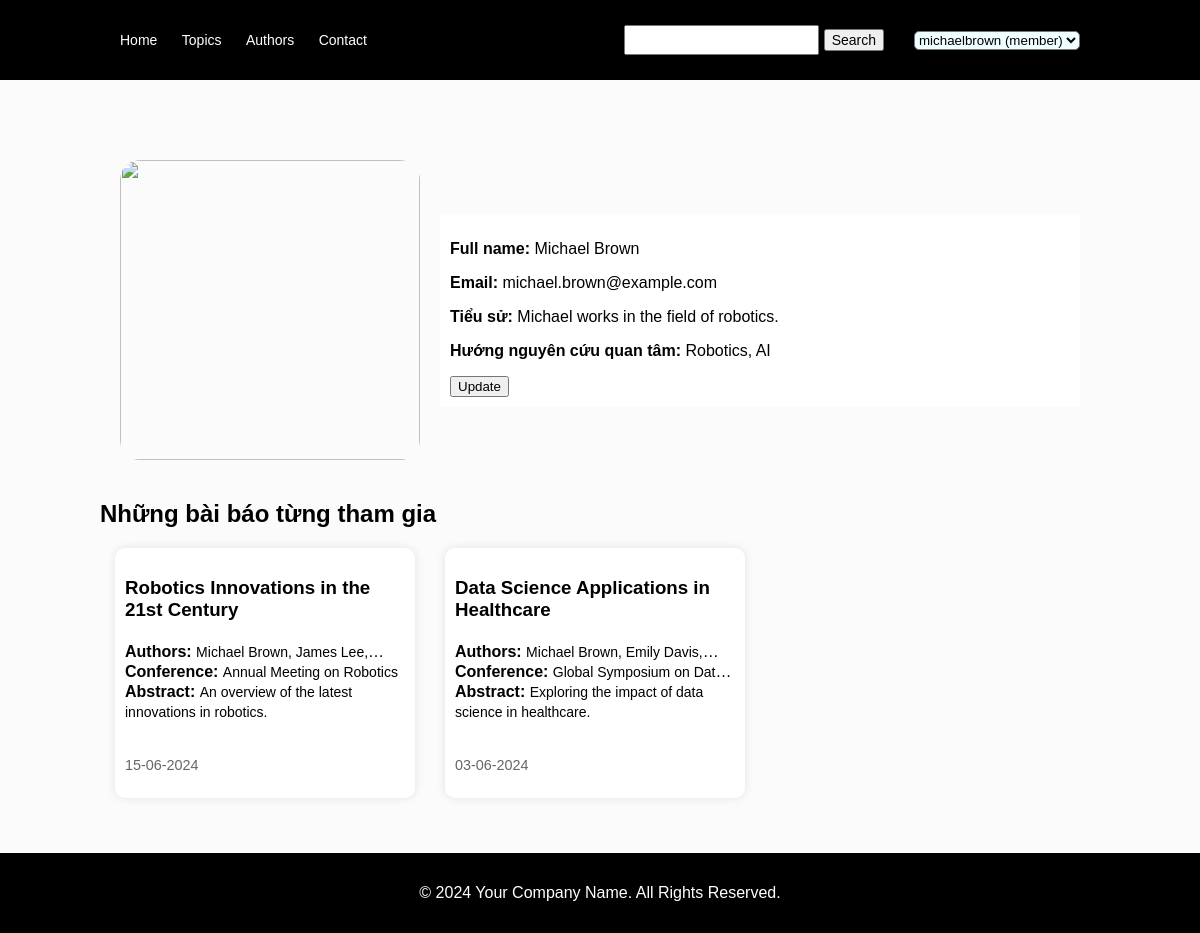
The app's page /index.php?action=profile (signed in) with its own data.
### tables this page shows
CREATE TABLE AUTHORS (
    user_id INT PRIMARY KEY,
    full_name VARCHAR(255) NOT NULL,
    website VARCHAR(255),
    profile_json_text VARCHAR(4000),
    image_path VARCHAR(255),
    FOREIGN KEY (user_id) REFERENCES USERS(user_id)
);

CREATE TABLE PAPERS (
    paper_id INT AUTO_INCREMENT PRIMARY KEY,
    title VARCHAR(255) NOT NULL,
    author_string_list VARCHAR(255) NOT NULL,
    abstract VARCHAR(1000) NOT NULL,
    conference_id INT NOT NULL,
    topic_id INT NOT NULL,
    user_id INT NOT NULL
);

CREATE TABLE CONFERENCES (
    conference_id INT AUTO_INCREMENT PRIMARY KEY,
    name VARCHAR(255) NOT NULL,
    abbreviation VARCHAR(10) NOT NULL,
    rank VARCHAR(1) NOT NULL,
    start_date DATE NOT NULL,
    end_date DATE NOT NULL,
    type VARCHAR(50) NOT NULL
);

### controller/profile_controller.php (called while the page is built, shortened)
<?php
    class ProfileController{
        public function index(){
            $user_id = $_SESSION['user_id'];
            $data_info = ProfileModel::getInformation($user_id);
            $data = ProfileModel::getMypapers($user_id);
            $data_info->profile_json_text = json_decode($data_info->profile_json_text);
            require_once"view/template/template.php";
    }
}
?>

### model/profile_model.php (called while the page is built, shortened)
<?php
class Author{
    public function __construct($full_name, $website, $profile_json_text, $image_path){
        $this->full_name = $full_name;
        $this->profile_json_text = $profile_json_text;
    }
}
class ProfileModel
{
    public static function getInformation($user_id)
    {
        $mysqli = connect();
        $mysqli->query("SET NAMES utf8");
        $query = "SELECT * from AUTHORS A  WHERE A.user_id = \"$user_id\"";
        $result = $mysqli->query($query);
        if ($result) {
            foreach ($result as $row) {
                $response = new Author($row['full_name'], $row['website'], $row['profile_json_text'], $row['image_path']);
            }
        }
        return $response;
   }
   public static function getMypapers($user_id){
    $mysqli = connect();
    $mysqli->query("SET NAMES utf8");
    $query = "SELECT * FROM PAPERS P JOIN PARTICIPATION PT ON P.paper_id = PT.paper_id AND P.user_id = PT.author_id JOIN CONFERENCES C ON C.conference_id = P.conference_id WHERE p.user_id = \"$user_id\" ORDER BY PT.date_added DESC";
    $result = $mysqli->query($query);
    $response = array();
    if ($result) {
        foreach ($result as $rowPaper) {
            $dateTime = $rowPaper["date_added"];
            $date = new DateTime($dateTime);
            $response[] = new PaperItem($rowPaper["title"], $rowPaper["author_string_list"], $rowPaper["abstract"], $date->format('d-m-Y'), $rowPaper["name"], $rowPaper['abbreviation'], $rowPaper["paper_id"],);
        }
    }
    return $response;
   }
}
?>

### model/search_model.php (called while the page is built, shortened)
<?php
class PaperItem
{
    public function __construct( $title, $listAuthor, $abstract, $dateAdded, $conference, $abbreviation, $paperId)
    {
        $this->title = $title;
        $this->listAuthor = $listAuthor;
        $this->abstract = $abstract;
        $this->dateAdded = $dateAdded;
        $this->conference = $conference;
    }
}
?>

### view/profile.php (the view)
<div class="profile">
    <div class="profile-author">
        <div class="image-item">
            <img src="<?php echo $_SESSION['image_path']; ?>" alt="" style="width: 300px; height: 300px;border-radius: 20px ;">
        </div>
        <div class="information">
            <div class="part-information">
                <p><span class="solid">Full name: </span>
                    <?php echo $data_info->full_name; ?>
                </p>
                <p><span class="solid">Email: </span>
                    <?php echo $_SESSION['email']; ?>
                </p>
                <p><span class="solid">Tiểu sử: </span>
                    <?php echo $data_info->profile_json_text->bio ?>
                </p>
                <p><span class="solid">Hướng nguyên cứu quan tâm: </span>
                    <?php echo implode(', ', $data_info->profile_json_text->interests) ?>
                </p>
            </div>
            <a href="index.php?action=page-update-profile"><input type="button" value="Update"></a>
        </div>
    </div>
    <h2>Những bài báo từng tham gia</h2>
    <div class="items">
        <div class="items">
            <?php foreach ($data as $paper): ?>
                <a href="index.php?action=detail-item" class="item-link">
                    <div class="item">
                        <h3><?php echo $paper->title; ?></h3>
                        <div class="space-content">
                            <div class="space-content-author-name">
                                <p><span class="solid">Authors: </span><span
                                        class="detail-content"><?php echo $paper->listAuthor; ?></span></p>
                            </div>
                            <div class="space-content-conference-name">
                                <p><span class="solid">Conference: </span><span
                                        class="detail-content"><?php echo $paper->conference; ?></span></p>
                            </div>
                            <div class="space-content-abstract">
                                <p><span class="solid">Abstract: </span><span
                                        class="detail-content"><?php echo $paper->abstract; ?></span></p>
                            </div>
                        </div>
                        <p class="date"><?php echo $paper->dateAdded ?></p>
                    </div>
                </a>
            <?php endforeach; ?>
        </div>
    </div>
</div>

### view/css/template.css (style rules this page uses)
* { box-sizing: border-box; }
a { text-decoration: none; color: inherit; }
html, body { background-color: rgb(251, 251, 251); font-family: Arial, Helvetica, sans-serif; margin: 0; padding: 0; width: 100%; height: 100%; }
.solid { font-weight: bolder; }

### view/css/profile.css (style rules this page uses)
.profile { margin-top: 20px; padding: 20px; width: 100%; height: auto; display: flex; flex-direction: column; justify-content: space-between; }
.profile-author { display: flex; align-items: center; width: 100%; height: auto; padding: 20px; }
.profile-author .image-item { width: 300px; height: 300px; margin-right: 20px; }
.profile-author .information { flex: 1; background-color: white; padding: 10px; }
.items { list-style: none; display: flex; flex-wrap: wrap; }
.items .item { background-color: white; box-shadow: 0 0 10px rgba(0, 0, 0, 0.1); transition: background-color 0.3s; height: 250px; width: 300px; margin: 0 15px 15px 15px; padding: 10px; border-radius: 10px; display: flex; flex-direction: column; justify-content: space-between; }
.space-content-abstract { display: -webkit-box; -webkit-line-clamp: 3; -webkit-box-orient: vertical; overflow: hidden; text-overflow: ellipsis; }
.space-content-conference-name { display: -webkit-box; -webkit-line-clamp: 1; -webkit-box-orient: vertical; overflow: hidden; text-overflow: ellipsis; }
.space-content-author-name { display: -webkit-box; -webkit-line-clamp: 1; -webkit-box-orient: vertical; overflow: hidden; text-overflow: ellipsis; }
.space-content { line-height: 20px; }
.space-content p { margin: 0; }
.detail-content { font-size: 14px; }
.item h3 { margin-bottom:0; padding-bottom: 0; }
.date { font-size: 0.9em; color: hsl(0, 0%, 40%); padding: 0; }

### records on screen
authors: full_name "Michael Brown"
papers: title "Robotics Innovations in the 21st Century", author_string_list "Michael Brown, James…", conference.name "Annual Meeting on Robotics", abstract "An overview of the latest innovations in robotics.", dateAdded "15-06-2024"
papers: title "Data Science Applications in Healthcare", author_string_list "Michael Brown, Emily…", conference.name "Global Symposium on…", abstract "Exploring the impact of data science in healthcare.", dateAdded "03-06-2024"

### other values on screen
$_SESSION['email'] "michael.brown@example.com"
$data_info->profile_json_text->bio "Michael works in the field of robotics."
implode(', ', $data_info->profile_json_text->interests) "Robotics, AI"
form field value "michaelbrown (member)"
